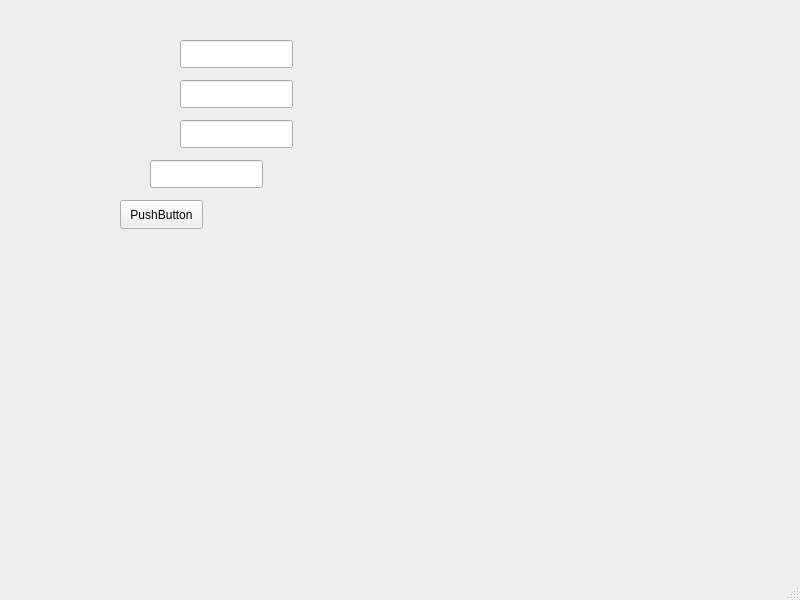
<?xml version="1.0" encoding="UTF-8"?>
<ui version="4.0">
 <class>MainWindow</class>
 <widget class="QMainWindow" name="MainWindow">
  <property name="geometry">
   <rect>
    <x>0</x>
    <y>0</y>
    <width>800</width>
    <height>600</height>
   </rect>
  </property>
  <property name="windowTitle">
   <string>MainWindow</string>
  </property>
  <widget class="QWidget" name="centralwidget">
   <widget class="QPushButton" name="pushButton">
    <property name="geometry">
     <rect>
      <x>120</x>
      <y>200</y>
      <width>83</width>
      <height>29</height>
     </rect>
    </property>
    <property name="text">
     <string>PushButton</string>
    </property>
   </widget>
   <widget class="QLineEdit" name="matricule">
    <property name="geometry">
     <rect>
      <x>180</x>
      <y>40</y>
      <width>113</width>
      <height>28</height>
     </rect>
    </property>
   </widget>
   <widget class="QLineEdit" name="nom">
    <property name="geometry">
     <rect>
      <x>180</x>
      <y>80</y>
      <width>113</width>
      <height>28</height>
     </rect>
    </property>
   </widget>
   <widget class="QLineEdit" name="prenom">
    <property name="geometry">
     <rect>
      <x>180</x>
      <y>120</y>
      <width>113</width>
      <height>28</height>
     </rect>
    </property>
   </widget>
   <widget class="QLineEdit" name="tauxHoraire">
    <property name="geometry">
     <rect>
      <x>150</x>
      <y>160</y>
      <width>113</width>
      <height>28</height>
     </rect>
    </property>
   </widget>
  </widget>
  <widget class="QMenuBar" name="menubar">
   <property name="geometry">
    <rect>
     <x>0</x>
     <y>0</y>
     <width>800</width>
     <height>25</height>
    </rect>
   </property>
  </widget>
  <widget class="QStatusBar" name="statusbar"/>
 </widget>
 <resources/>
 <connections/>
</ui>
